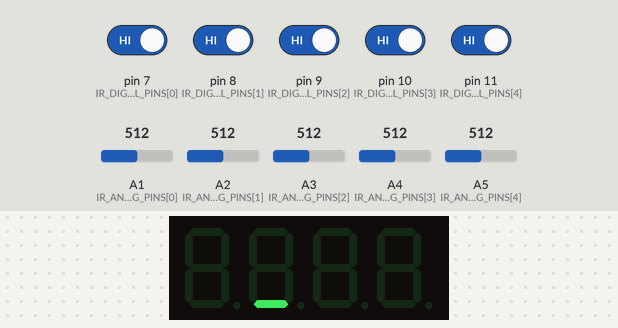
A program run on a simulated Arduino Uno, built with avr-gcc and run on an emulated ATmega328P. Shown: 4-digit seven-segment display. The inputs (shaded band) are chosen by the test bench; at power-on: pin 7 (IR_DIGITAL_PINS[0]), pin 8 (IR_DIGITAL_PINS[1]), pin 9 (IR_DIGITAL_PINS[2]), pin 10 (IR_DIGITAL_PINS[3]), pin 11 (IR_DIGITAL_PINS[4]) HIGH, A1 (IR_ANALOG_PINS[0]) = 512, A2 (IR_ANALOG_PINS[1]) = 512, A3 (IR_ANALOG_PINS[2]) = 512, A4 (IR_ANALOG_PINS[3]) = 512, A5 (IR_ANALOG_PINS[4]) = 512. What the program prints to the serial monitor is not drawn.

Above: at 1.7 s.
1.8 s: pin 7 (IR_DIGITAL_PINS[0]) driven LOW
At 2.5 s:
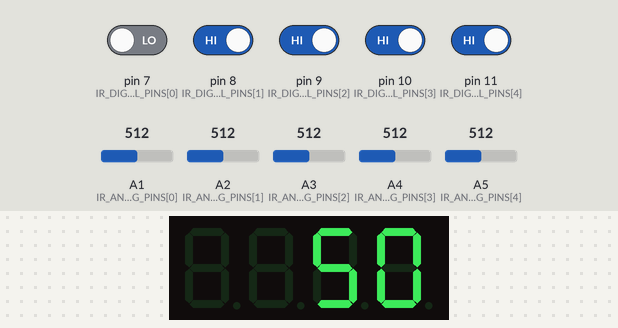
3.4 s: pin 8 (IR_DIGITAL_PINS[1]) driven LOW
5.1 s: pin 9 (IR_DIGITAL_PINS[2]) driven LOW
At 5.9 s:
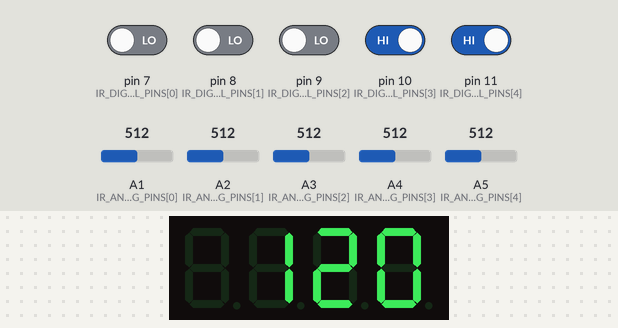
6.7 s: pin 10 (IR_DIGITAL_PINS[3]) driven LOW
At 7.3 s:
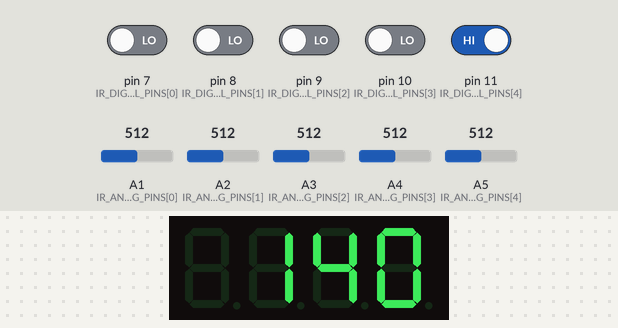
8.4 s: pin 11 (IR_DIGITAL_PINS[4]) driven LOW
At 9.8 s:
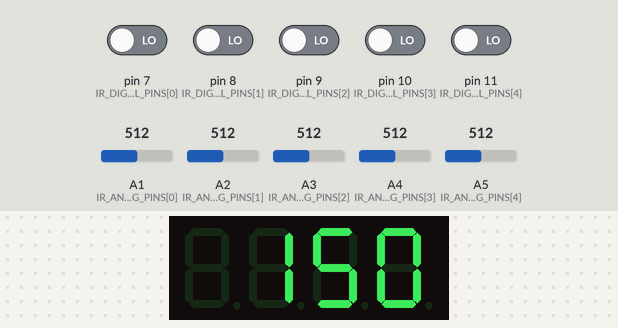
Timing chart, 0 to 11.1 s (numbered marks = the images above; inputs shaded):
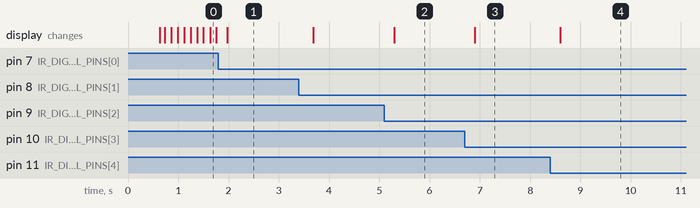

Measured:
- after the input at 1.8 s, the display: changes after 0.17 s (image 1)
- after the input at 5.1 s, the display: changes after 0.20 s (image 2)
- after the input at 6.7 s, the display: changes after 0.20 s (image 3)
- after the input at 8.4 s, the display: changes after 0.20 s (image 4)

The program:

main.cpp
```cpp
#include <Arduino.h>
#include <TM1637Display.h>
#include <SoftwareSerial.h>

// 引腳定義
const int BUTTON_PIN = 2; // 按鈕連接到數位引腳2 (INT0)
const int CLK_PIN = 3;    // TM1637 CLK 引腳
const int DIO_PIN = 4;    // TM1637 DIO 引腳

// MP3 模組引腳定義 (使用 SoftwareSerial)
const int MP3_RX_PIN = 5; // MP3 模組 TX 連接到 Arduino 引腳 7
const int MP3_TX_PIN = 6; // MP3 模組 RX 連接到 Arduino 引腳 8

// TCRT5000 IR 感測器引腳（總共5個感測器）
const int IR_ANALOG_PINS[5] = {A1, A2, A3, A4, A5};  // 所有感測器類比輸出引腳
const int IR_DIGITAL_PINS[5] = {7, 8, 9, 10, 11};    // 所有感測器數位輸出引腳
const int IR_SCORE_VALUES[5] = {50, 40, 30, 20, 10}; // 各感測器對應得分

// TM1637 顯示器物件
TM1637Display display(CLK_PIN, DIO_PIN);

// MP3 模組物件
SoftwareSerial mp3Serial(MP3_RX_PIN, MP3_TX_PIN);

// 計時器相關變數
volatile int countdown_time = 0;      // 倒數時間（秒）
volatile bool timer_active = false;   // 計時器是否啟動
volatile bool display_update = false; // 顯示更新標誌

const int GAME_TIME = 60; // 計時視窗（秒）- 進球後60秒內無新進球則分數歸零

// 分數和 IR 感測器相關變數
volatile int score = 0; // 進球分數

// 所有感測器讀值陣列（5個感測器）
int ir_analog_values[5] = {0};                // 5個IR 感測器類比數值
int ir_digital_values[5] = {0};               // 5個IR 感測器數位數值
volatile bool balls_detected[5] = {false};    // 5個球體偵測標誌
unsigned long detection_pause_until[5] = {0}; // 5個暫停偵測直到此時間點

// 狀態枚舉
enum GameState
{
  IDLE,          // 閒置狀態
  MUSIC_PLAYING, // 音樂播放中
  COUNTING,      // 計時中
  FINISHED       // 計時結束
};

volatile GameState current_state = IDLE;

// 音樂播放相關變數
unsigned long music_start_time = 0;           // 音樂開始播放時間
const unsigned long MUSIC_01_DURATION = 3000; // 音樂01播放時長(毫秒) - 可根據實際音樂長度調整
volatile bool music_finished = false;         // 音樂播放完成標誌

// 燈光特效相關變數
unsigned long last_light_update = 0;   // 上次燈光更新時間
const unsigned long LIGHT_DELAY = 100; // 燈光切換間隔(毫秒)
int light_position = 0;                // 目前燈光位置 (0-11, 外圈一圈12個位置)

// 函數宣告
void setupTimer1();
void startCountdown();
void stopCountdown();
void buttonISR();
void displayCountdown();
void displayRotatingLight(); // 顯示燈光繞圈特效
void checkBallDetection();   // 檢查進球偵測

// MP3 播放控制函數
void mp3_initial();
void mp3_start(uint8_t volume = 0x64, uint8_t song = 0x01);
void mp3_stop();

void setup()
{
  // 初始化串列通信
  Serial.begin(9600);
  Serial.println("=== 槌球遊戲機 ===");
  Serial.println("等待進球，60秒內無進球分數歸零");

  // 設定按鈕引腳
  pinMode(BUTTON_PIN, INPUT_PULLUP);

  // 設定所有 IR 感測器引腳（使用內建上拉電阻，避免感測器故障時浮空誤判）
  for (int i = 0; i < 5; i++)
  {
    pinMode(IR_DIGITAL_PINS[i], INPUT_PULLUP); // 數位輸出引腳，上拉保護
    // 類比引腳 (A1-A5) 不需要 pinMode 設定
  }

  // 設定外部中斷（DEBUG 暫停按鈕觸發）
  // attachInterrupt(digitalPinToInterrupt(BUTTON_PIN), buttonISR, RISING);

  // 設定Timer1中斷
  setupTimer1();

  // 初始化 TM1637 顯示器
  display.setBrightness(0x0a); // 設定亮度 (0-15)
  display.clear();

  // 初始化 MP3 模組
  mp3_initial();
  Serial.println("MP3 模組已初始化");

  Serial.println("系統就緒，等待按鈕按下...");
}

void loop()
{
  // 讀取所有 5 個 IR 感測器數值
  for (int i = 0; i < 5; i++)
  {
    ir_analog_values[i] = analogRead(IR_ANALOG_PINS[i]);    // 讀取類比數值 (0-1023)
    ir_digital_values[i] = digitalRead(IR_DIGITAL_PINS[i]); // 讀取數位數值 (0 或 1)
  }

  // [DEBUG] 每 500ms 印出所有 IR 感測器數值
  static unsigned long last_ir_print = 0;
  if (millis() - last_ir_print >= 500)
  {
    last_ir_print = millis();
    Serial.print("[IR] ");
    for (int i = 0; i < 5; i++)
    {
      Serial.print("S");
      Serial.print(i + 1);
      Serial.print(" A:");
      Serial.print(ir_analog_values[i]);
      Serial.print(" D:");
      Serial.print(ir_digital_values[i]);
      if (i < 4)
        Serial.print(" | ");
    }
    Serial.println();
  }

  // 在閒置狀態顯示燈光繞圈特效
  if (current_state == IDLE)
  {
    displayRotatingLight();
  }

  // 檢查是否需要更新顯示
  if (display_update)
  {
    display_update = false;
    displayCountdown();
  }

  // 檢查進球偵測（IDLE 等待首球自動開始；COUNTING 進球重置計時視窗）
  if (current_state == IDLE || current_state == COUNTING)
  {
    checkBallDetection();
  }

  // 檢查計時是否結束
  if (current_state == FINISHED)
  {
    // 延遲後分數歸零，回到等待狀態
    delay(2000);

    score = 0;
    for (int i = 0; i < 5; i++)
    {
      balls_detected[i] = false;
      detection_pause_until[i] = 0;
    }
    current_state = IDLE;
    // 重置燈光特效變數
    light_position = 0;
    last_light_update = millis();
    Serial.println("[分數歸零] 回到等待狀態");
  }

  // 主循環可以在這裡添加其他非時間關鍵的功能
  delay(10); // 避免過度消耗CPU
}

// Timer1中斷服務程序
ISR(TIMER1_COMPA_vect)
{
  if (timer_active && countdown_time > 0)
  {
    countdown_time--;
    display_update = true;

    // 檢查是否計時結束
    if (countdown_time <= 0)
    {
      timer_active = false;
      current_state = FINISHED;
    }
  }
}

// 按鈕中斷服務程序
void buttonISR()
{
  static unsigned long last_interrupt_time = 0;
  unsigned long interrupt_time = millis();

  // 簡單的按鈕防抖動（200ms）
  if (interrupt_time - last_interrupt_time > 200)
  {
    if (current_state == IDLE)
    {
      startCountdown();
    }
  }
  last_interrupt_time = interrupt_time;
}

// 設定Timer1為1秒中斷
void setupTimer1()
{
  // 停用全域中斷
  noInterrupts();

  // 清除Timer1控制暫存器
  TCCR1A = 0;
  TCCR1B = 0;
  TCNT1 = 0;

  // 設定比較值（16MHz / 1024 預分頻 = 15625 Hz，計數到15625 = 1秒）
  OCR1A = 15624; // (16*10^6) / (1024*1) - 1 = 15624

  // 開啟CTC模式
  TCCR1B |= (1 << WGM12);

  // 設定1024預分頻
  TCCR1B |= (1 << CS12) | (1 << CS10);

  // 開啟Timer1比較中斷
  TIMSK1 |= (1 << OCIE1A);

  // 恢復全域中斷
  interrupts();
}

// 開始倍數計時
void startCountdown()
{
  // 重置遊戲狀態
  score = 0;              // 重置分數
  music_finished = false; // 重置音樂完成標誌

  // 重置所有感測器狀態
  for (int i = 0; i < 5; i++)
  {
    detection_pause_until[i] = 0; // 重置暫停偵測時間
    balls_detected[i] = false;    // 重置偵測標誌
  }

  // 設定為音樂播放狀態
  current_state = MUSIC_PLAYING;
  music_start_time = millis();

  // 播放音樂01，音量80% (約128/255)
  // mp3_start(64, 1); // [DEBUG] 停用音效
  Serial.println("[DEBUG] 開場音樂已停用");

  // 顯示播放音樂提示
  uint8_t play_msg[] = {0x73, 0x38, 0x77, 0x6E}; // P-L-A-y
  display.setSegments(play_msg);
}

// 停止倒數計時
void stopCountdown()
{
  timer_active = false;
  current_state = IDLE;
  countdown_time = 0;
}

// 顯示倒數計時
void displayCountdown()
{
  switch (current_state)
  {
  case COUNTING:
  {
    // 計算分鐘和秒數（僅用於串列監視器）
    int minutes = countdown_time / 60;
    int seconds = countdown_time % 60;

    // 串列監視器顯示
    Serial.print("倒數計時: ");
    Serial.print(minutes);
    Serial.print(":");
    if (seconds < 10)
      Serial.print("0"); // 補零
    Serial.print(seconds);
    Serial.print(" | 分數: ");
    Serial.println(score);

    // 在 TM1637 顯示器上只顯示分數（最多 4 位數）
    if (score <= 9999)
    {
      display.showNumberDec(score, false, 4, 0); // 顯示分數，不顯示前導零
    }
    else
    {
      // 如果分數超過 4 位數，顯示 "Hi" (高分)
      uint8_t high_score[] = {0x76, 0x06, 0x00, 0x00}; // H-i--
      display.setSegments(high_score);
    }
  }
  break;

  case FINISHED:
  {
    static bool end_sound_played = false; // 確保結束音效只播放一次

    if (!end_sound_played)
    {
      // 播放結束音效03 (100%音量)
      mp3_start(64, 3); // 結束音效
      Serial.println("[結束] 播放結束音效");
      end_sound_played = true;
    }

    // 直接顯示最終分數（最多 4 位數）
    if (score <= 9999)
    {
      display.showNumberDec(score, false, 4, 0); // 顯示分數
      Serial.print("最終分數: ");
      Serial.println(score);
    }
    else
    {
      // 如果分數超過 4 位數，顯示 "Hi" (高分)
      uint8_t high_score[] = {0x76, 0x06, 0x00, 0x00}; // H-i--
      display.setSegments(high_score);
      Serial.println("恭喜！獲得超高分數！");
    }

    // 重置結束音效標誌，準備下一輪
    end_sound_played = false;
  }
  break;

  case IDLE:
  case MUSIC_PLAYING:
  default:
    // 閒置狀態和音樂播放狀態不需要特別處理倒數顯示
    break;
  }
}

// 檢查進球偵測（支援5個感測器）
// - IDLE 狀態偵測到首球 → 自動進入 COUNTING，啟動 60 秒視窗
// - COUNTING 狀態偵測到球 → 分數累加，並重置 60 秒視窗
void checkBallDetection()
{
  static unsigned long last_detection = 0; // 上次偵測時間

  for (int i = 0; i < 5; i++)
  {
    if (millis() >= detection_pause_until[i])
    {
      bool ball_present = (ir_digital_values[i] == 0); // 數位 LOW = 進球

      if (ball_present && !balls_detected[i])
      {
        // 防誤判：確保間隔至少 200ms
        if (millis() - last_detection > 200)
        {
          balls_detected[i] = true;
          score += IR_SCORE_VALUES[i];
          last_detection = millis();
          detection_pause_until[i] = millis() + 1000; // 1 秒暫停偵測

          if (current_state == IDLE)
          {
            // 首球：自動開始計時
            countdown_time = GAME_TIME;
            timer_active = true;
            current_state = COUNTING;
            display_update = true;
            Serial.println("[首球] 開始 60 秒計時視窗");
          }
          else if (current_state == COUNTING)
          {
            // 後續進球：重置 60 秒視窗
            noInterrupts();
            countdown_time = GAME_TIME;
            interrupts();
            display_update = true;
          }

          mp3_start(64, 2); // 進球音效
          Serial.print("[進球] S");
          Serial.print(i + 1);
          Serial.print(" +");
          Serial.print(IR_SCORE_VALUES[i]);
          Serial.print(" 分，總分: ");
          Serial.print(score);
          Serial.print("，剩餘: ");
          Serial.print(countdown_time);
          Serial.println(" 秒");
        }
      }

      // 重置偵測標誌
      if (!ball_present)
      {
        balls_detected[i] = false;
      }
    }
  }
}

// MP3 模組控制函數實現

// 初始化 MP3 模組
void mp3_initial()
{
  mp3Serial.begin(9600);
  delay(500); // 等待 MP3 模組初始化
}

// 開始播放指定歌曲（音量範圍：0-64，對應0%-100%）
void mp3_start(uint8_t volume, uint8_t song)
{
  // 確保音量在有效範圍內
  if (volume > 64)
    volume = 64;

  // 音量控制命令 (13)
  // 命令格式: AA 13 01 VOL SM
  uint8_t volumeCmd[5];
  volumeCmd[0] = 0xAA;
  volumeCmd[1] = 0x13;
  volumeCmd[2] = 0x01;
  volumeCmd[3] = volume;
  volumeCmd[4] = volumeCmd[0] + volumeCmd[1] + volumeCmd[2] + volumeCmd[3]; // 檢查碼

  for (int i = 0; i < 5; i++)
  {
    mp3Serial.write(volumeCmd[i]);
  }

  delay(100); // 短暫延遲

  // 指定歌曲播放命令 (07)
  // 命令格式: AA 07 02 filename(Hi) filename(Lw) SM
  uint8_t playCmd[6];
  playCmd[0] = 0xAA;
  playCmd[1] = 0x07;
  playCmd[2] = 0x02;
  playCmd[3] = 0x00;                                                           // 音樂檔案開頭名稱的16進制
  playCmd[4] = song;                                                           // 音樂檔案結尾名稱的16進制
  playCmd[5] = playCmd[0] + playCmd[1] + playCmd[2] + playCmd[3] + playCmd[4]; // 檢查碼

  for (int i = 0; i < 6; i++)
  {
    mp3Serial.write(playCmd[i]);
  }

  // 記錄播放資訊
  Serial.print("MP3播放：音量 ");
  Serial.print((volume * 100) / 64);
  Serial.print("% | 歌曲 ");
  Serial.println(song);
}

// 停止播放
void mp3_stop()
{
  // 停止播放命令 (04)
  // 命令格式: AA 04 00 AE
  uint8_t stopCmd[4];
  stopCmd[0] = 0xAA;
  stopCmd[1] = 0x04;
  stopCmd[2] = 0x00;
  stopCmd[3] = 0xAE; // 固定檢查碼

  for (int i = 0; i < 4; i++)
  {
    mp3Serial.write(stopCmd[i]);
  }

  Serial.println("MP3播放停止");
}

// 顯示燈光繞圈特效（閒置狀態使用）
void displayRotatingLight()
{
  // 檢查是否到了更新燈光的時間
  if (millis() - last_light_update >= LIGHT_DELAY)
  {
    // 定義整個四位數字顯示器外圈的燈光路徑（純順時鐘）
    // 路徑：頂部從左到右 -> 右側從上到下 -> 底部從右到左 -> 左側從下到上
    uint8_t ring_patterns[12][4] = {
        // 頂部橫段（從左到右：位置0-3）
        {0x01, 0x00, 0x00, 0x00}, // 位置0: 第1位上段
        {0x00, 0x01, 0x00, 0x00}, // 位置1: 第2位上段
        {0x00, 0x00, 0x01, 0x00}, // 位置2: 第3位上段
        {0x00, 0x00, 0x00, 0x01}, // 位置3: 第4位上段

        // 右側豎段（從上到下：位置4-5）
        {0x00, 0x00, 0x00, 0x02}, // 位置4: 第4位右上豎
        {0x00, 0x00, 0x00, 0x04}, // 位置5: 第4位右下豎

        // 底部橫段（從右到左：位置6-9）
        {0x00, 0x00, 0x00, 0x08}, // 位置6: 第4位下段
        {0x00, 0x00, 0x08, 0x00}, // 位置7: 第3位下段
        {0x00, 0x08, 0x00, 0x00}, // 位置8: 第2位下段
        {0x08, 0x00, 0x00, 0x00}, // 位置9: 第1位下段

        // 左側豎段（從下到上：位置10-11）
        {0x10, 0x00, 0x00, 0x00}, // 位置10: 第1位左下豎
        {0x20, 0x00, 0x00, 0x00}  // 位置11: 第1位左上豎
    };

    // 顯示目前燈光位置
    display.setSegments(ring_patterns[light_position]);

    // 移動到下一個位置 (0-11 循環，完成一個完整的順時鐘圈)
    light_position = (light_position + 1) % 12;

    // 更新時間
    last_light_update = millis();
  }
}
```
